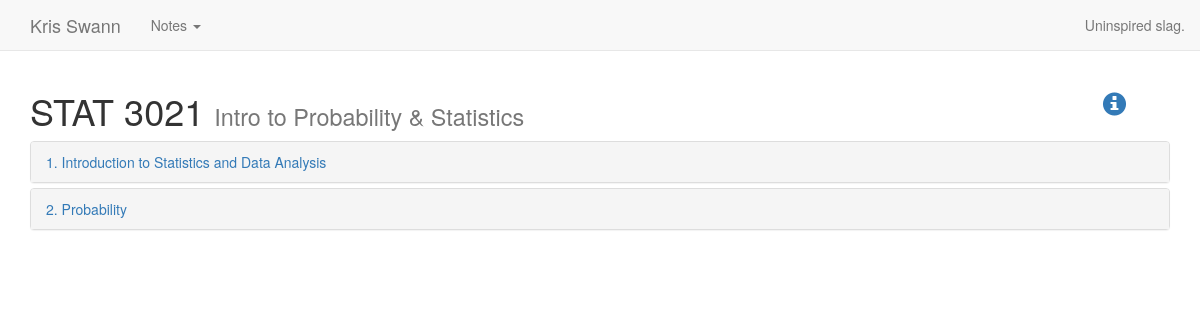
Page /notes/stat-3021/ on the earlier database version.
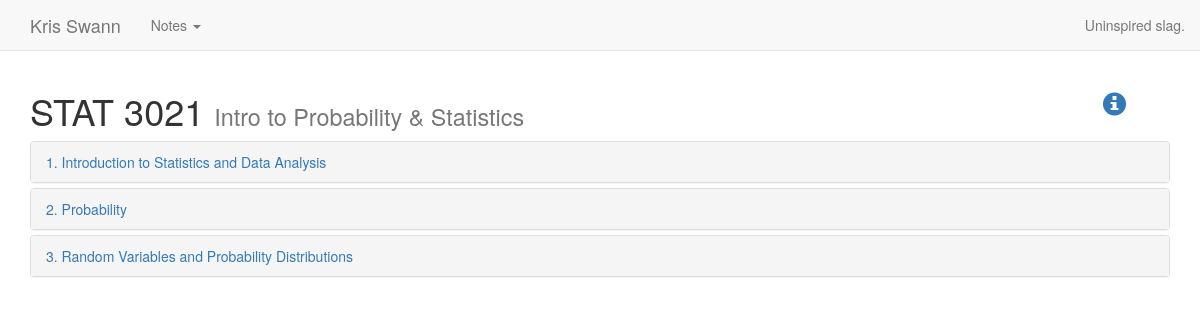
Same page on the later database version.
### coursenotes/models.py (models this page shows, shortened)
class Chapter(models.Model):
    course = models.ForeignKey('Course', on_delete=models.CASCADE)
    number = models.SmallIntegerField()
    title = models.CharField(max_length=500)

### coursenotes/views.py (the view)
# urls.py: url(r'^(?P<course_slug>[\w-]+)/$', views.course_index, name='course_index'),
def course_index(request, course_slug):
    context = {
        'course': Course.objects.get(slug=course_slug),
    }
    context.update(get_base_context())
    return render(request, 'coursenotes/course_index.html', context)

### coursenotes/templatetags/custom_tags.py (called while the page is built)
@register.simple_tag
def route_active(request, route, *args):
    if request.path == reverse(route, args=args):
        return 'active'
    else:
        return ''

### coursenotes/views.py (called while the page is built)
def get_base_context():
    max_year = Course.objects.all().aggregate(Max('year'))['year__max']
    max_sem = Course.objects.filter(year=max_year).aggregate(Max('semester'))['semester__max']
    latest_course = Course.objects.order_by('-year', '-semester')[0]
    return {
        'recent_courses': Course.objects.filter(year=latest_course.year, semester=latest_course.semester).order_by('course_num')
    }

### coursenotes/templates/coursenotes/course_index.html (shortened to what this page needs)
{% extends "coursenotes/base.html" %}
{% load staticfiles %}
{% load custom_tags %}
{% block body %}
<div class="container">
    <div class="row">
        <div class="col-xs-11">
            <h1>{{ course.dept_num }} {{ course.course_num }} <small>{{ course.name }}</small></h1>
        </div>
        <div class="col-xs-1">
            <h3>
                <a href="{% url 'coursenotes:course_info' course.slug %}">
                    <span class="glyphicon glyphicon-info-sign"></span>
                </a>
            </h3>
        </div>
    </div>
    <div class="panel-group">
        {% for ch in course.chapter_set.all %}
        <div class="panel panel-default">
            <div class="panel-heading" ch-num="{{ ch.number }}">
                <a href="{% url 'coursenotes:chapter_view' course.slug ch.number %}">{{ ch.number }}. {{ ch.title }}</a>
            </div>
        </div>
        {% endfor %}
    </div>
</div>
{% endblock %}

Differences in the rows shown:
added Chapter: number "3", title "Random Variables and Probability Distributions"
